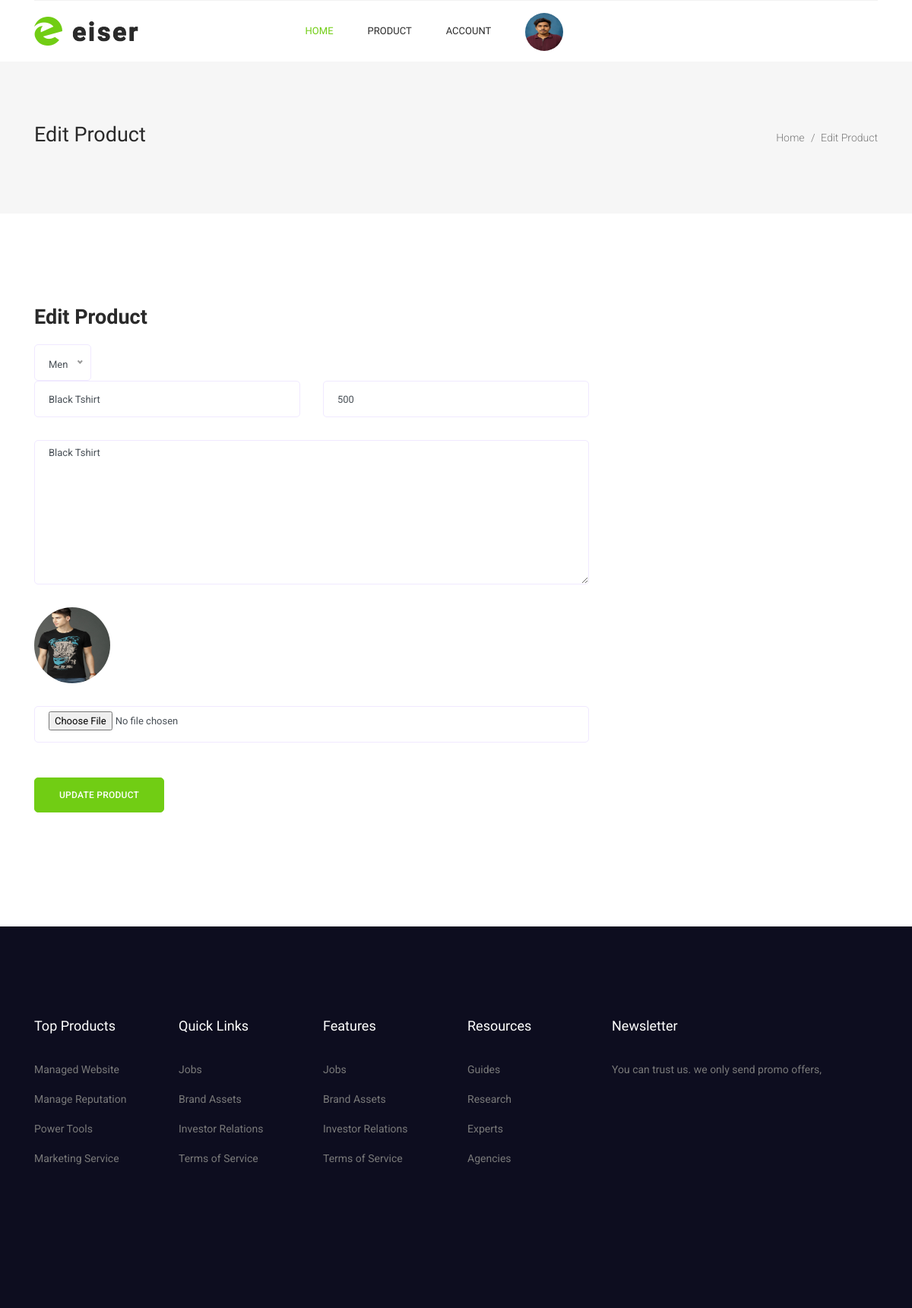
Screenshot of /seller-product-edit/1/ (signed in) with the database file from the repository.
### myapp/models.py (models this page shows, shortened)
class Product(models.Model):
    category=(
        ("Men","Men"),
        ("Women","Women"),
        ("Kids","Kids"),
        ("Accessories","Accessories"),
    )
    seller=models.ForeignKey(User,on_delete=models.CASCADE)
    product_category=models.CharField(max_length=100,choices=category)
    product_name=models.CharField(max_length=100)
    product_price=models.PositiveIntegerField()
    product_desc=models.TextField()
    product_image=models.ImageField(upload_to="product_images/")

### myapp/views.py (the view)
# urls.py: path('seller-product-edit/<int:pk>/',views.seller_product_edit,name='seller-product-edit'),
def seller_product_edit(request,pk):
    product=Product.objects.get(pk=pk)
    if request.method=="POST":
        product.product_category=request.POST['product_category']
        product.product_name=request.POST['product_name']
        product.product_price=request.POST['product_price']
        product.product_desc=request.POST['product_desc']
        try:
            product.product_image=request.FILES['product_image']
        except:
            pass
        product.save()
        return redirect('view-product')
    else:
        return render(request,'seller-product-edit.html',{'product':product})

### myapp/templates/seller-product-edit.html (shortened to what this page needs)
{% extends 'seller-header.html' %}
{% load static  %}
{% block content %}
<!DOCTYPE html>
<html lang="en">
  <head>
  </head>
  <body>
    <section class="banner_area">
      <div class="banner_inner d-flex align-items-center">
        <div class="container">
          <div
            class="banner_content d-md-flex justify-content-between align-items-center"
          >
            <div class="mb-3 mb-md-0">
              <h2>Edit Product</h2>
            </div>
            <div class="page_link">
              <a href="/">Home</a>
              <a href="#">Edit Product</a>
            </div>
          </div>
        </div>
      </div>
    </section>
  <section class="section_gap">
    <div class="container">
     <div class="row">
        <div class="col-12">
          <h2 class="contact-title">Edit Product</h2>
        </div>
        <div class="col-lg-8 mb-4 mb-lg-0">
          <form class="form-contact contact_form" action="{% url 'seller-product-edit' pk=product.pk %}" method="post" id="contactForm" enctype="multipart/form-data">
            <div class="row">
              <div class="col-sm-12">
              </div>
                <div class="col-sm-6">
                <div class="form-group">
                  <input class="form-control" name="product_name" id="name" type="text" value="{{product.product_name}}">
                </div>
              </div>
              <div class="col-sm-6">
                <div class="form-group">
                  <input class="form-control" name="product_price" id="name" type="text" value="{{product.product_price}}">
                </div>
              </div>
              <div class="col-12">
                <div class="form-group">
                    <textarea class="form-control w-100" name="product_desc" id="message" cols="30" rows="9">{{product.product_desc}}</textarea>
                </div>
              </div>
              <div class="col-12">
                <div class="form-group">
                    <img src="{{product.product_image.url}}" style="width: 100px;height: 100px;border-radius: 50%;">
                </div>
              </div>
              <div class="col-12">
                <div class="form-group">
                  <input class="form-control" name="product_image" id="subject" type="file">
                </div>
              </div>
            </div>
            <div class="form-group mt-lg-3">
              <button type="submit" class="main_btn">Update Product</button>
            </div>
          </form>
        </div>
    </div>
  </section>
</body>
</html>
{% endblock %}

### myapp/static/css/style.css (style rules this page uses)
body { line-height:24px;font-size:14px;font-family:"Roboto",sans-serif;font-weight:normal;color:#797979 }
h1,h2,h3,h4,h5,h6 { font-family:"Heebo",sans-serif;color:#2a2a2a;font-weight:500 }
a { text-decoration:none;transition:all 0.3s ease-in-out }
.section_gap { padding:120px 0px }
.banner_area { position:relative;z-index:1;min-height:200px }
.banner_area .banner_inner { position:relative;overflow:hidden;width:100%;min-height:200px;background:#f6f6f6;z-index:1 }
.banner_area .banner_inner .banner_content { position:relative;z-index:10 }
.banner_area .banner_inner .banner_content h2 { font-size:27px;font-weight:500 }
.banner_area .banner_inner .banner_content .page_link a { font-size:14px;font-weight:300;color:#797979;font-family:"Roboto",sans-serif;margin-right:18px;position:relative }
.banner_area .banner_inner .banner_content .page_link a:before { content:"/";font-size:14px;position:absolute;right:-14px;top:50%;transform:translateY(-50%) }
.banner_area .banner_inner .banner_content .page_link a:last-child { margin-right:0px }
.banner_area .banner_inner .banner_content .page_link a:last-child:before { display:none }
.contact-title { font-size:27px;font-weight:600;margin-bottom:20px }
.form-contact .form-group { margin-bottom:15px }
@media (min-width: 1000px) { .form-contact .form-group { margin-bottom:30px } }
.form-contact .form-control { border:1px solid #f0e9ff;border-radius:5px;height:48px;padding-left:18px;font-size:13px;background:transparent }
.form-contact .form-control::placeholder { font-weight:300;color:#999999 }
.form-contact textarea { border-radius:12px;height:100% !important }
h2 { font-size:30px }
.main_btn { display:inline-block;background:#71cd14;padding:0px 32px;letter-spacing:0.25px;color:#fff;font-family:"Roboto",sans-serif;font-size:12px;font-weight:500;line-height:44px;outline:none !important;box-shadow:none !important;text-align:center;border:1px solid #71cd14;cursor:pointer;text-transform:uppercase;transition:all 300ms linear 0s;border-radius:5px }

### rows the page displays
Product: product_name "Black Tshirt", product_price "500", product_desc "Black Tshirt", product_image (picture)
